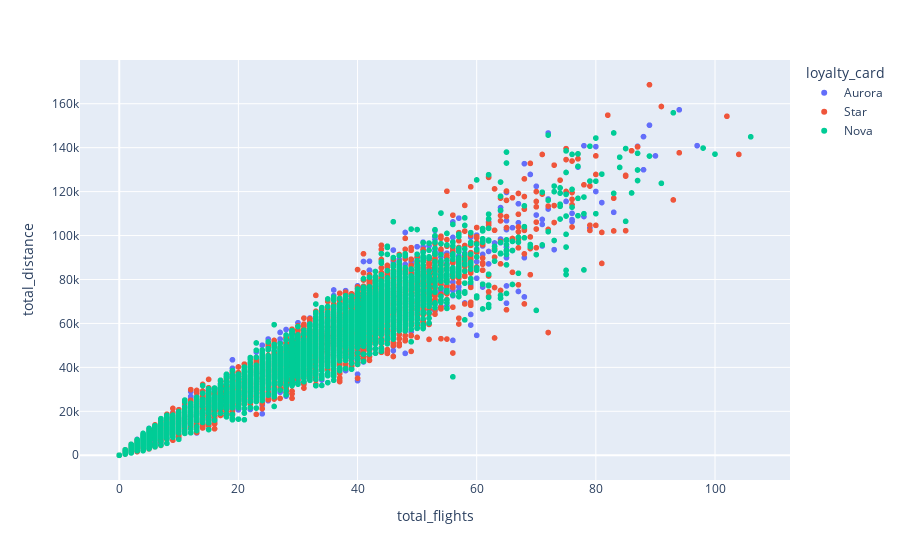

The notebook cell this image was saved under:
### Code cell
fig = px.scatter(pandas_df2,x='total_flights',y='total_distance',color='loyalty_card')
fig.show()
# pio.write_image(fig, "total_flights_vs_distance.jpeg")
# Since total flights and total distance was highly correlated, let's just pick one to compare with salary
# Add loyalty card information to see whether there are differences between groups

### Figure 1 — Plotly figure (JSON) as saved in the notebook; plotly's stock layout.template omitted (floating-point values rounded to 4 significant figures; data arrays with more than 128 entries replaced by an {"elided": "..."} marker saying what was removed)
{"data": [{"hovertemplate": "loyalty_card=Aurora<br>total_flights=%{x}<br>total_distance=%{y}<extra></extra>", "legendgroup": "Aurora", "marker": {"color": "#636efa", "symbol": "circle"}, "mode": "markers", "name": "Aurora", "showlegend": true, "type": "scattergl", "x": {"elided": "2635 int values"}, "xaxis": "x", "y": {"elided": "2635 int values"}, "yaxis": "y"}, {"hovertemplate": "loyalty_card=Star<br>total_flights=%{x}<br>total_distance=%{y}<extra></extra>", "legendgroup": "Star", "marker": {"color": "#EF553B", "symbol": "circle"}, "mode": "markers", "name": "Star", "showlegend": true, "type": "scattergl", "x": {"elided": "5525 int values"}, "xaxis": "x", "y": {"elided": "5525 int values"}, "yaxis": "y"}, {"hovertemplate": "loyalty_card=Nova<br>total_flights=%{x}<br>total_distance=%{y}<extra></extra>", "legendgroup": "Nova", "marker": {"color": "#00cc96", "symbol": "circle"}, "mode": "markers", "name": "Nova", "showlegend": true, "type": "scattergl", "x": {"elided": "4339 int values"}, "xaxis": "x", "y": {"elided": "4339 int values"}, "yaxis": "y"}], "layout": {"legend": {"title": {"text": "loyalty_card"}, "tracegroupgap": 0}, "margin": {"t": 60}, "xaxis": {"anchor": "y", "domain": [0, 1], "title": {"text": "total_flights"}}, "yaxis": {"anchor": "x", "domain": [0, 1], "title": {"text": "total_distance"}}}}
